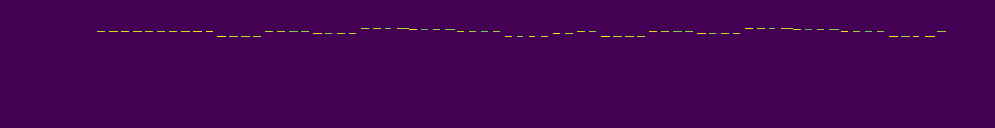
#> input picture result_images/10bass.png, 995 x 128 px
$ python gray.py
#> lines starting #> are read from the running program, lines starting #| are printed output that depends on the picture
from PIL import Image
bassImg = Image.open("../result_images/10bass.png").convert('LA')
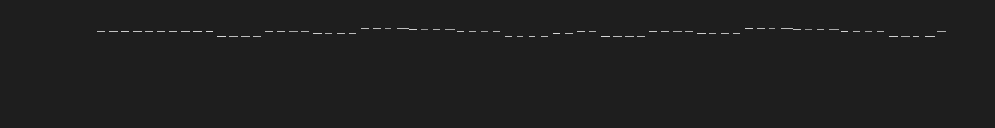
#> bassImg: PIL image 995x128 LA; mean R, G, B, A 30.7, 30.7, 30.7, 255
pianoImg = Image.open("../result_images/10piano.png").convert('LA')
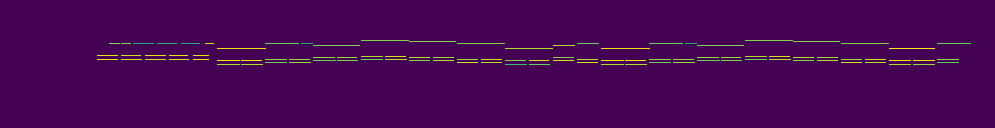
#> input picture result_images/10piano.png, 995 x 128 px
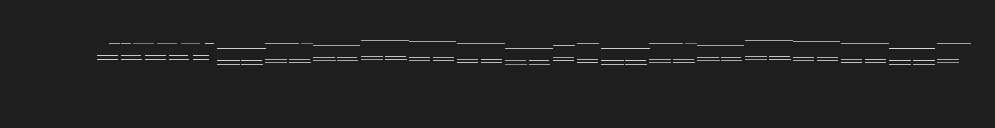
#> pianoImg: PIL image 995x128 LA; mean R, G, B, A 32.8, 32.8, 32.8, 255
drumImg = Image.open("../result_images/10drum.png").convert('LA')
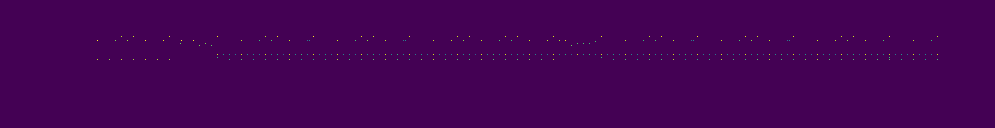
#> input picture result_images/10drum.png, 995 x 128 px
melodyImg = Image.open("../result_images/10melody.png").convert('LA')
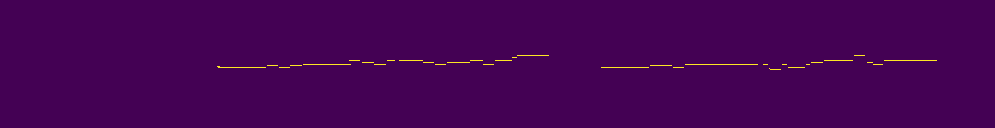
#> input picture result_images/10melody.png, 995 x 128 px
guitarImg = Image.open("../result_images/10guitar.png").convert('LA')
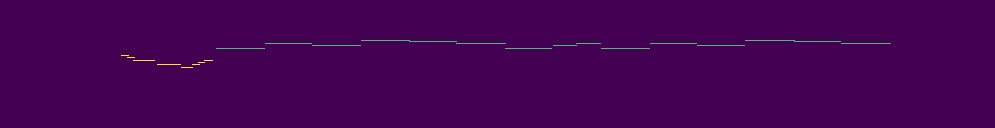
#> input picture result_images/10guitar.png, 995 x 128 px
bassImg.save("../result_images_gray/10bass.png")
pianoImg.save("../result_images_gray/10piano.png")
drumImg.save("../result_images_gray/10dr um.png")
melodyImg.save("../result_images_gray/10melody.png")
guitarImg.save("../result_images_gray/10guitar.png")
